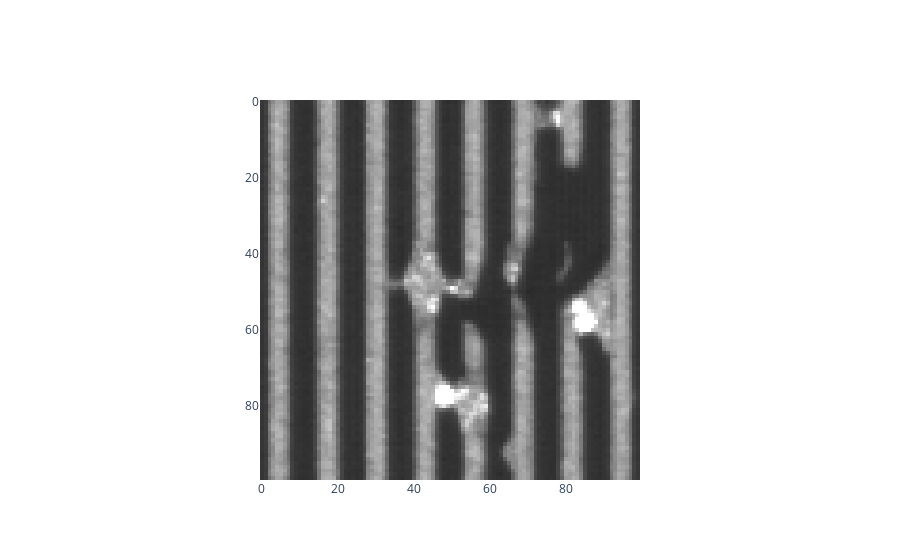

Source (notebook cell):
### Code cell
img_trace = go.Image(z=img)
fig = go.Figure(img_trace)
fig.show()

### Figure 1 — Plotly figure (JSON) as saved in the notebook; plotly's stock layout.template omitted (floating-point values rounded to 4 significant figures; data arrays with more than 128 entries replaced by an {"elided": "..."} marker saying what was removed)
{"data": [{"type": "image", "z": {"elided": "100x100x3 int values"}}], "layout": {}}
